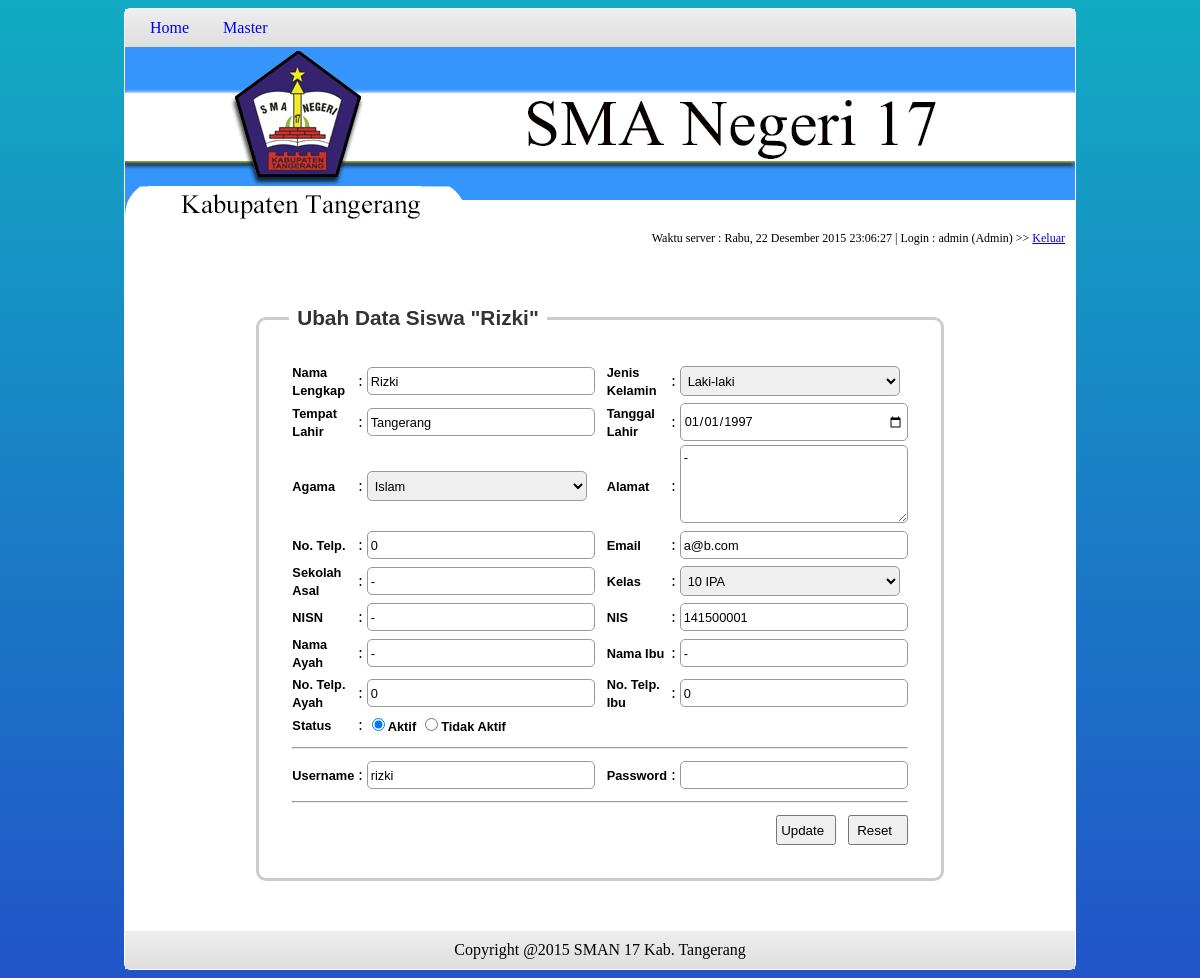
Page /index.php?page=ubahsiswa&idsiswa=1 (signed in) on the committed database.
### tables this page shows
CREATE TABLE IF NOT EXISTS `ms_siswa` (
  `id_siswa` int(11) NOT NULL AUTO_INCREMENT,
  `nama_lengkap` varchar(30) NOT NULL,
  `jenis_kelamin` varchar(10) NOT NULL,
  `tempat_lahir` varchar(15) NOT NULL,
  `tgl_lahir` date NOT NULL,
  `agama` varchar(10) NOT NULL,
  `alamat` text NOT NULL,
  `no_telp` varchar(15) NOT NULL,
  `email` varchar(20) NOT NULL,
  `sekolah_asal` varchar(20) NOT NULL,
  `nisn` varchar(15) NOT NULL,
  `nis` varchar(10) NOT NULL,
  `id_kelas` int(11) NOT NULL,
  `nama_ayah` varchar(30) NOT NULL,
  `nama_ibu` varchar(30) NOT NULL,
  `no_telp_ayah` varchar(15) NOT NULL,
  `no_telp_ibu` varchar(15) NOT NULL,
  `id_user` int(11) NOT NULL,
  `is_active` tinyint(1) NOT NULL,
  `created_by` varchar(20) NOT NULL,
  `updated_by` varchar(20) NOT NULL,
  `created_at` datetime NOT NULL,
  `updated_at` datetime NOT NULL,
  PRIMARY KEY (`id_siswa`)
);

CREATE TABLE IF NOT EXISTS `ms_kelas` (
  `id_kelas` int(11) NOT NULL AUTO_INCREMENT,
  `nama_kelas` varchar(30) NOT NULL,
  `id_jurusan` int(11) NOT NULL,
  `id_guru` int(11) NOT NULL,
  `is_active` tinyint(1) NOT NULL,
  `created_by` varchar(20) NOT NULL,
  `updated_by` varchar(20) NOT NULL,
  `created_at` datetime NOT NULL,
  `updated_at` datetime NOT NULL,
  PRIMARY KEY (`id_kelas`)
);

CREATE TABLE IF NOT EXISTS `ms_user` (
  `id_user` int(11) NOT NULL AUTO_INCREMENT,
  `username` varchar(20) NOT NULL,
  `password` varchar(100) NOT NULL,
  `level` varchar(10) NOT NULL,
  `is_active` tinyint(1) NOT NULL,
  `created_by` varchar(20) NOT NULL,
  `updated_by` varchar(20) NOT NULL,
  `created_at` datetime NOT NULL,
  `updated_at` datetime NOT NULL,
  PRIMARY KEY (`id_user`)
);

### modules/siswa/formSiswaEdit.php (the view, shortened to what this page needs)
<?php
@$id_siswa = $_GET['idsiswa'];
$query = mysql_query("SELECT a.id_siswa, a.nama_lengkap, a.jenis_kelamin, a.tempat_lahir, a.tgl_lahir, a.agama, a.alamat, a.no_telp, a.email, a.sekolah_asal, a.nisn, a.nis, c.nama_kelas AS nama_kelas, c.id_kelas AS id_kelas, c.nama_kelas AS nama_kelas, a.nama_ayah, a.nama_ibu, a.no_telp_ayah, a.no_telp_ibu, a.id_user AS id_user, d.username AS username, a.is_active, a.created_by, a.created_at, a.updated_by, a.updated_at FROM ms_siswa AS a INNER JOIN ms_kelas AS c ON c.id_kelas=a.id_kelas INNER JOIN ms_user AS d ON d.id_user=a.id_user WHERE a.id_siswa = '$id_siswa'");
while($row = mysql_fetch_array($query)) {
?>
<Center>
<form action = "index.php?page=actionsiswa&actions=update&idsiswa=<?php echo $row['id_siswa']; ?>&iduser=<?php echo $row['id_user']; ?>" method = "post" role="form">
<div id="style">
  <fieldset>
  <legend>&nbsp;Ubah Data Siswa "<?php echo $row['nama_lengkap']; ?>"&nbsp;</legend>
  <table border="0" align="Center">
    <tr>
      <td><label for="nama_lengkap">Nama Lengkap</label></td>
      <td>:</td>
      <td><input type="text" name="nama_lengkap" id="nama_lengkap" value="<?php echo $row['nama_lengkap']; ?>" required></td>
      <td>&nbsp;</td>
      <td><label for="jenis_kelamin">Jenis Kelamin</label></td>
      <td>:</td>
      <td>
        <select name="jenis_kelamin" id="jenis_kelamin" required>
          <?php if ($row[jenis_kelamin] == 'Laki-laki') { ?>
          <option value="Laki-laki" selected>Laki-laki</option>
          <?php } else { ?>
          <option value="Laki-laki">Laki-laki</option>
          <option value="Perempuan" selected>Perempuan</option>
          <?php } ?>
        </select>
      </td>
    </tr>
    <tr>
      <td><label for="tempat_tgl_lahir">Tempat Lahir</label></td>
      <td>:</td>
      <td><input type="text" name="tempat_lahir" id="tempat_tgl_lahir" value="<?php echo $row['tempat_lahir']; ?>" required></td>
      <td>&nbsp;</td>
      <td><label> Tanggal Lahir</label></td>
      <td>:</td>
      <td><input type="date" name="tgl_lahir" id="tempat_tgl_lahir" value="<?php echo $row['tgl_lahir']; ?>" required></td>
    </tr>
    <tr>
      <td><label for="agama">Agama</label></td>
      <td>:</td>
      <td>
        <select name="agama" id="agama" required>
          <option value="<?php echo $row['agama']; ?>" selected><?php echo $row['agama']; ?></option>
        </select>
      </td>
      <td>&nbsp;</td>
      <td><label for="alamat">Alamat</label></td>
      <td>:</td>
      <td><textarea name="alamat" rows="3" id="alamat" required><?php echo $row['alamat']; ?></textarea></td>
    </tr>
    <tr>
      <td><label for="no_telp">No. Telp.</label></td>
      <td>:</td>
      <td><input type="number" name="no_telp" min="0" id="no_telp" value="<?php echo $row['no_telp']; ?>"></td>
      <td>&nbsp;</td>
      <td><label for="email">Email</label></td>
      <td>:</td>
      <td><input type="email" name="email" id="email" value="<?php echo $row['email']; ?>"></td>
    </tr>
    <tr>
      <td><label for="sekolah_asal">Sekolah Asal</label></td>
      <td>:</td>
      <td><input type="text" name="sekolah_asal" id="sekolah_asal" value="<?php echo $row['sekolah_asal']; ?>"></td>
      <td>&nbsp;</td>
      <td><label for="id_kelas">Kelas</label></td>
      <td>:</td>
      <td>
        <select name="id_kelas" id="id_kelas" required>
        <?php
        $query_kelas = "SELECT * FROM ms_kelas WHERE id_kelas != '$row[id_kelas]'";
        $result_kelas = mysql_query($query_kelas);
        $total_kelas = mysql_num_rows($result_kelas);
        if($total_kelas == "0" || $total_kelas == null) {
          while($row_kelas = mysql_fetch_array($result_kelas)) {
            echo "<option value='$row[id_kelas]' selected>$row[nama_kelas]</option>";
            echo "<option value = '$row_kelas[id_kelas]'>$row_kelas[nama_kelas]</option>";
          }
        } else {
          echo "<option value='$row[id_kelas]' selected>$row[nama_kelas]</option>";
        }
        ?>
        </select>
      </td>
    </tr>
    <tr>
      <td><label for="nisn">NISN</label></td>
      <td>:</td>
      <td><input type="text" name="nisn" id="nisn" value="<?php echo $row['nisn']; ?>"required></td>
      <td>&nbsp;</td>
      <td><label for="nis">NIS</label></td>
      <td>:</td>
      <td><input type="text" name="nis" id="nis" value="<?php echo $row['nis']; ?>" readonly></td>
    </tr>
    <tr>
      <td><label for="nama_ayah">Nama Ayah</label></td>
      <td>:</td>
      <td><input type="text" name="nama_ayah" id="nama_ayah" value="<?php echo $row['nama_ayah']; ?>" required></td>
      <td>&nbsp;</td>
      <td><label for="nama_ibu">Nama Ibu</label></td>
      <td>:</td>
      <td><input type="text" name="nama_ibu" id="nama_ibu" value="<?php echo $row['nama_ibu']; ?>" required></td>
    </tr>
    <tr>
      <td><label for="no_telp_ayah">No. Telp. Ayah</label></td>
      <td>:</td>
      <td><input type="number" name="no_telp_ayah" min="0" id="no_telp_ayah" value="<?php echo $row['no_telp_ayah']; ?>" required></td>
      <td>&nbsp;</td>
      <td><label for="no_telp_ibu">No. Telp. Ibu</label></td>
      <td>:</td>
      <td><input type="number" name="no_telp_ibu" min="0" id="no_telp_ibu" value="<?php echo $row['no_telp_ibu']; ?>" required></td>
    </tr>
    <tr>
      <td><label for="is_active">Status</label></td>
      <td>:</td>
      <td>
        <div class="radio">
        <?php if($row['is_active'] == 1) { ?>
          <label><input type="radio" name="is_active" id="is_active" value="1" checked>Aktif</label>
          <label><input type="radio" name="is_active" id="is_active" value="0">Tidak Aktif</label>
        <?php } else { ?>
          <label><input type="radio" name="is_active" id="is_active" value="1">Aktif</label>
          <label><input type="radio" name="is_active" id="is_active" value="0" checked>Tidak Aktif</label>
        <?php } ?>
        </div>
      </td>
    </tr>
    <tr>
      <td colspan="7"><hr></td>
    </tr>
    <tr>
      <td><label for="username">Username</label></td>
      <td>:</td>
      <td><input type="text" name="username" id="username" value="<?php echo $row['username']; ?>" readonly></td>
      <td>&nbsp;</td>
      <td><label for="password">Password</label></td>
      <td>:</td>
      <td><input type="password" name="password" id="password" value="<?php echo $row['password']; ?>" required></td>
    </tr>
    <tr>
      <td colspan="7"><hr></td>
    </tr>
    <tr>
      <td align="Right" colspan="7"><input type="submit" name="button" value="Update"> &nbsp; <input type="reset" name="reset" value="Reset"></td>
    </tr>
  </table>
  </fieldset>
</div>
</form>
</Center>
<?php } ?>

### css/style.css (style rules this page uses)
#style fieldset { width: 300px; padding:30px; border:3px solid #ccc; -moz-border-radius: 10px; -webkit-border-radius: 10px; -khtml-border-radius: 10px; border-radius: 10px; }
#style legend { font-family : Arial, sans-serif; font-size: 1.3em; font-weight:bold; color:#333; }
#style label { font-family : Arial, sans-serif; font-size:0.8em; font-weight: bold; }
#style input[type="text"], input[type="password"], input[type="number"], input[type="email"], input[type="date"], textarea, select { font-family : Arial, Verdana, sans-serif; font-size: 0.8em; line-height:140%; color : #000; padding : 3px; border : 1px solid #999; -moz-border-radius: 5px; -webkit-border-radius: 5px; -khtml-border-radius: 5px; border-radius: 5px; }
#style input[type="text"], input[type="password"], input[type="number"], input[type="email"] { height:20px; width:220px; }
#style select, input[type="date"] { height:30px; width:220px; }
#style textarea { height:70px; width:220px; }
#style input[type="submit"], #style input[type="reset"] { width:60px; height:30px; padding-left:0px; }

### css/style-frontend.css (style rules this page uses)
body { font-family: verdana; background-attachment:fixed; background-image:linear-gradient(to bottom, #12abc3, #2154c8); }

### rows in the picture
ms_siswa: nama_lengkap "Rizki", jenis_kelamin "Laki-laki", tempat_lahir "Tangerang", tgl_lahir "01/01/1997", agama "Islam", alamat "-", no_telp "0", email "a@b.com", sekolah_asal "-", id_kelas "10 IPA", nisn "-", nis "141500001", nama_ayah "-", nama_ibu "-", no_telp_ayah "0", no_telp_ibu "0", username "rizki"

### other values in the picture
$hari_ini "Rabu"
$_SESSION['user'] "admin"
$_SESSION['userlevel'] "Admin"
